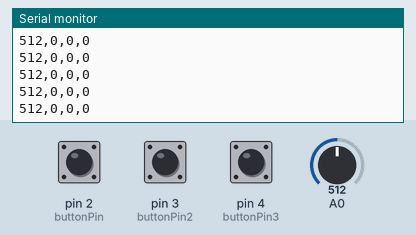
A sketch run on a simulated Arduino Uno, built with avr-gcc and run on an emulated ATmega328P. Shown: the last lines printed to the serial monitor. The inputs (shaded band) are chosen by the test bench; at power-on: A0 = 512, pin 2 (buttonPin) LOW, pin 3 (buttonPin2) LOW, pin 4 (buttonPin3) LOW.

Above: at 4.2 s.
4.3 s: A0 set to 992
At 5.1 s:
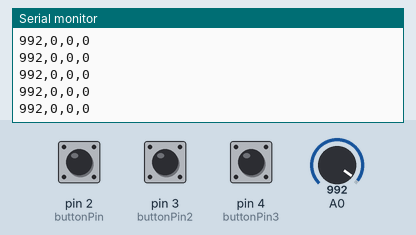
7.3 s: A0 set to 1008
At 8.3 s:
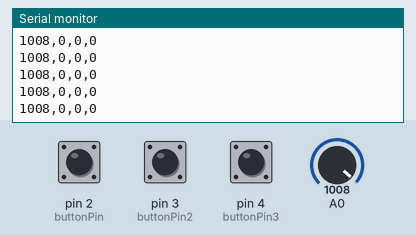
Timing chart, 0 to 10.3 s (numbered marks = the images above; inputs shaded):
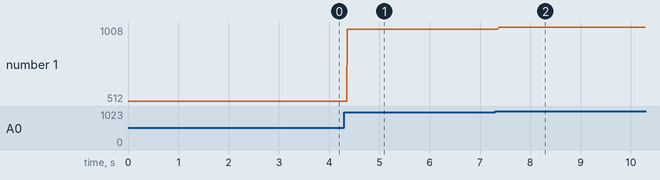

The sketch:

aduinosketch.ino
```cpp
const int buttonPin = 2;
const int buttonPin2 = 3;
const int buttonPin3 = 4;

int buttonState = 0;
int buttonState2 = 0;
int buttonState3 = 0;

void setup() {
  // put your setup code here, to run once:
Serial.begin(9600);
pinMode(buttonPin, INPUT);
pinMode(buttonPin2, INPUT);
pinMode(buttonPin3, INPUT);


}

void loop() {
  // put your main code here, to run repeatedly:
  buttonState = digitalRead(buttonPin);
  buttonState2 = digitalRead(buttonPin2);
  buttonState3 = digitalRead(buttonPin3);

  int sensorValue = analogRead(A0);
  Serial.print(sensorValue);
  Serial.print(',');
  Serial.print(buttonState);
  Serial.print(',');
  Serial.print(buttonState2);

  Serial.print(',');
  Serial.println(buttonState3);

  delay(10);
}
```

Measured:
- after the input at 4.3 s, the serial monitor: prints a new line after 0.06 s (image 1)
- after the input at 7.3 s, the serial monitor: prints a new line after 0.07 s (image 2)
- plotted number 1: 512 → 992 after the input at 4.3 s, 992 → 1008 after the input at 7.3 s
